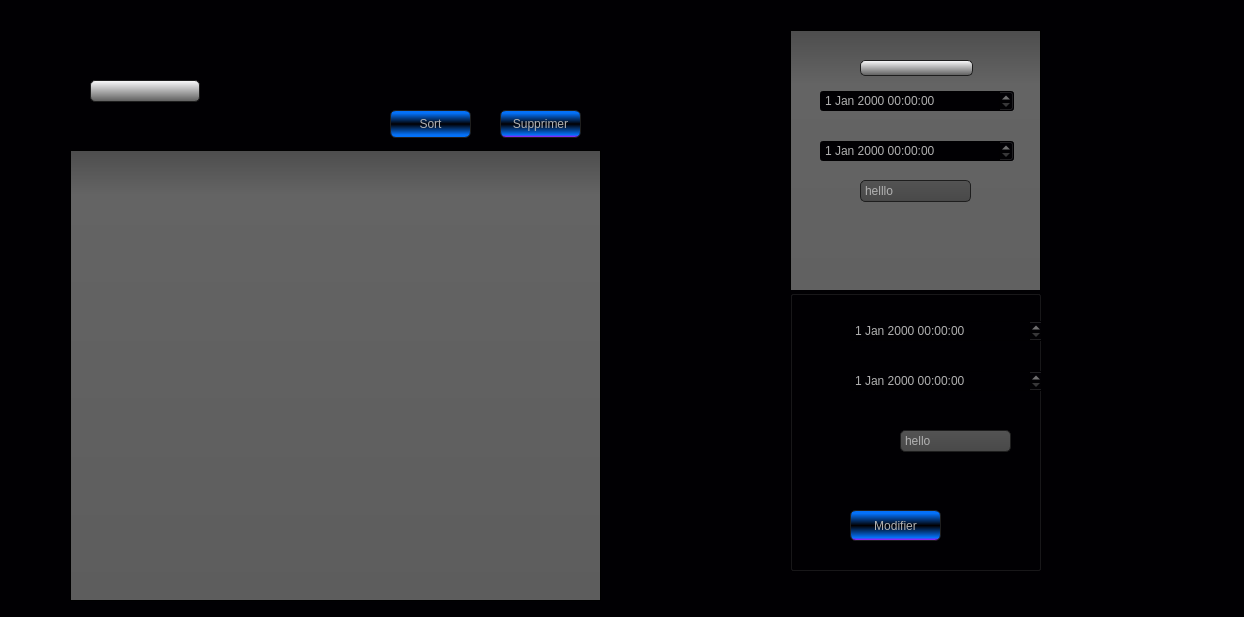
<?xml version="1.0" encoding="UTF-8"?>
<ui version="4.0">
 <class>widget1</class>
 <widget class="QWidget" name="widget1">
  <property name="geometry">
   <rect>
    <x>0</x>
    <y>0</y>
    <width>1244</width>
    <height>617</height>
   </rect>
  </property>
  <property name="windowTitle">
   <string>Form</string>
  </property>
  <property name="styleSheet">
   <string notr="true">QToolTip
{
     border: 1px solid black;
     background-color: #ffa02f;
     padding: 1px;
     border-radius: 3px;
     opacity: 100;
}

QWidget
{
    color: #b1b1b1;
    background-color: #010003;
}

QWidget:item:hover
{
    background-color: QLinearGradient( x1: 0, y1: 0, x2: 0, y2: 1, stop: 0 #ffa02f, stop: 1 #ca0619);
    color: #000000;
}

QWidget:item:selected
{
    background-color: QLinearGradient( x1: 0, y1: 0, x2: 0, y2: 1, stop: 0 #ffa02f, stop: 1 #d7801a);
}

QMenuBar::item
{
    background: transparent;
}

QMenuBar::item:selected
{
    background: transparent;
    border: 1px solid #ffaa00;
}

QMenuBar::item:pressed
{
    background: #444;
    border: 1px solid #000;
    background-color: QLinearGradient(
        x1:0, y1:0,
        x2:0, y2:1,
        stop:1 #212121,
        stop:0.4 #343434/*,
        stop:0.2 #343434,
        stop:0.1 #ffaa00*/
    );
    margin-bottom:-1px;
    padding-bottom:1px;
}

QMenu
{
    border: 1px solid #000;
}

QMenu::item
{
    padding: 2px 20px 2px 20px;
}

QMenu::item:selected
{
    color: #000000;
}

QWidget:disabled
{
    color: #404040;
    background-color: #323232;
}

QAbstractItemView
{
    background-color: QLinearGradient( x1: 0, y1: 0, x2: 0, y2: 1, stop: 0 #4d4d4d, stop: 0.1 #646464, stop: 1 #5d5d5d);
}

QWidget:focus
{
    /*border: 2px solid QLinearGradient( x1: 0, y1: 0, x2: 0, y2: 1, stop: 0 #ffa02f, stop: 1 #d7801a);*/
}

QLineEdit
{
    background-color: QLinearGradient( x1: 0, y1: 0, x2: 0, y2: 1, stop: 0 #fcfcfd, stop: 0 #fcfcfd, stop: 1 #5d5d5d);
    padding: 1px;
    border-style: solid;
    border: 1px solid #1e1e1e;
    border-radius: 5;
}

QPushButton
{
    color: #b1b1b1;
    background-color: QLinearGradient( x1: 0, y1: 0, x2: 0, y2: 1, stop: 0 #fcfcfd, stop: 0.1 #fcfcfd, stop: 0.5 #fcfcfd, stop: 0.9 #fcfcfd, stop: 1 #fcfcfd);
    border-width: 1px;
    border-color: #1e1e1e;
    border-style: solid;
    border-radius: 6;
    padding: 3px;
    font-size: 12px;
    padding-left: 5px;
    padding-right: 5px;
}

QPushButton:pressed
{
    background-color: QLinearGradient( x1: 0, y1: 0, x2: 0, y2: 1, stop: 0 #2d2d2d, stop: 0.1 #2b2b2b, stop: 0.5 #292929, stop: 0.9 #282828, stop: 1 #252525);
}

QComboBox
{
    selection-background-color: #ffaa00;
    background-color: QLinearGradient( x1: 0, y1: 0, x2: 0, y2: 1, stop: 0 #565656, stop: 0.1 #525252, stop: 0.5 #4e4e4e, stop: 0.9 #4a4a4a, stop: 1 #464646);
    border-style: solid;
    border: 1px solid #1e1e1e;
    border-radius: 5;
}

QComboBox:hover,QPushButton:hover
{
    border: 2px solid QLinearGradient( x1: 0, y1: 0, x2: 0, y2: 1, stop: 0 #ffa02f, stop: 1 #d7801a);
}


QComboBox:on
{
    padding-top: 3px;
    padding-left: 4px;
    background-color: QLinearGradient( x1: 0, y1: 0, x2: 0, y2: 1, stop: 0 #2d2d2d, stop: 0.1 #2b2b2b, stop: 0.5 #292929, stop: 0.9 #282828, stop: 1 #252525);
    selection-background-color: #ffaa00;
}

QComboBox QAbstractItemView
{
    border: 2px solid darkgray;
    selection-background-color: QLinearGradient( x1: 0, y1: 0, x2: 0, y2: 1, stop: 0 #ffa02f, stop: 1 #d7801a);
}

QComboBox::drop-down
{
     subcontrol-origin: padding;
     subcontrol-position: top right;
     width: 15px;

     border-left-width: 0px;
     border-left-color: darkgray;
     border-left-style: solid; /* just a single line */
     border-top-right-radius: 3px; /* same radius as the QComboBox */
     border-bottom-right-radius: 3px;
 }

QComboBox::down-arrow
{
     image: url(:/down_arrow.png);
}

QGroupBox:focus
{
border: 2px solid QLinearGradient( x1: 0, y1: 0, x2: 0, y2: 1, stop: 0 #ffa02f, stop: 1 #d7801a);
}

QTextEdit:focus
{
    border: 2px solid QLinearGradient( x1: 0, y1: 0, x2: 0, y2: 1, stop: 0 #ffa02f, stop: 1 #d7801a);
}

QScrollBar:horizontal {
     border: 1px solid #222222;
     background: QLinearGradient( x1: 0, y1: 0, x2: 0, y2: 1, stop: 0.0 #121212, stop: 0.2 #282828, stop: 1 #484848);
     height: 7px;
     margin: 0px 16px 0 16px;
}

QScrollBar::handle:horizontal
{
      background: QLinearGradient( x1: 0, y1: 0, x2: 1, y2: 0, stop: 0 #ffa02f, stop: 0.5 #d7801a, stop: 1 #ffa02f);
      min-height: 20px;
      border-radius: 2px;
}

QScrollBar::add-line:horizontal {
      border: 1px solid #1b1b19;
      border-radius: 2px;
      background: QLinearGradient( x1: 0, y1: 0, x2: 1, y2: 0, stop: 0 #ffa02f, stop: 1 #d7801a);
      width: 14px;
      subcontrol-position: right;
      subcontrol-origin: margin;
}

QScrollBar::sub-line:horizontal {
      border: 1px solid #1b1b19;
      border-radius: 2px;
      background: QLinearGradient( x1: 0, y1: 0, x2: 1, y2: 0, stop: 0 #ffa02f, stop: 1 #d7801a);
      width: 14px;
     subcontrol-position: left;
     subcontrol-origin: margin;
}

QScrollBar::right-arrow:horizontal, QScrollBar::left-arrow:horizontal
{
      border: 1px solid black;
      width: 1px;
      height: 1px;
      background: white;
}

QScrollBar::add-page:horizontal, QScrollBar::sub-page:horizontal
{
      background: none;
}

QScrollBar:vertical
{
      background: QLinearGradient( x1: 0, y1: 0, x2: 1, y2: 0, stop: 0.0 #121212, stop: 0.2 #282828, stop: 1 #484848);
      width: 7px;
      margin: 16px 0 16px 0;
      border: 1px solid #222222;
}

QScrollBar::handle:vertical
{
      background: QLinearGradient( x1: 0, y1: 0, x2: 0, y2: 1, stop: 0 #ffa02f, stop: 0.5 #d7801a, stop: 1 #ffa02f);
      min-height: 20px;
      border-radius: 2px;
}

QScrollBar::add-line:vertical
{
      border: 1px solid #1b1b19;
      border-radius: 2px;
      background: QLinearGradient( x1: 0, y1: 0, x2: 0, y2: 1, stop: 0 #ffa02f, stop: 1 #d7801a);
      height: 14px;
      subcontrol-position: bottom;
      subcontrol-origin: margin;
}

QScrollBar::sub-line:vertical
{
      border: 1px solid #1b1b19;
      border-radius: 2px;
      background: QLinearGradient( x1: 0, y1: 0, x2: 0, y2: 1, stop: 0 #d7801a, stop: 1 #ffa02f);
      height: 14px;
      subcontrol-position: top;
      subcontrol-origin: margin;
}

QScrollBar::up-arrow:vertical, QScrollBar::down-arrow:vertical
{
      border: 1px solid black;
      width: 1px;
      height: 1px;
      background: white;
}


QScrollBar::add-page:vertical, QScrollBar::sub-page:vertical
{
      background: none;
}

QTextEdit
{
    background-color: #242424;
}

QPlainTextEdit
{
    background-color: #242424;
}

QHeaderView::section
{
    background-color: QLinearGradient(x1:0, y1:0, x2:0, y2:1, stop:0 #616161, stop: 0.5 #505050, stop: 0.6 #434343, stop:1 #656565);
    color: white;
    padding-left: 4px;
    border: 1px solid #6c6c6c;
}

QCheckBox:disabled
{
color: #414141;
}

QDockWidget::title
{
    text-align: center;
    spacing: 3px; /* spacing between items in the tool bar */
    background-color: QLinearGradient(x1:0, y1:0, x2:0, y2:1, stop:0 #323232, stop: 0.5 #242424, stop:1 #323232);
}

QDockWidget::close-button, QDockWidget::float-button
{
    text-align: center;
    spacing: 1px; /* spacing between items in the tool bar */
    background-color: QLinearGradient(x1:0, y1:0, x2:0, y2:1, stop:0 #323232, stop: 0.5 #242424, stop:1 #323232);
}

QDockWidget::close-button:hover, QDockWidget::float-button:hover
{
    background: #242424;
}

QDockWidget::close-button:pressed, QDockWidget::float-button:pressed
{
    padding: 1px -1px -1px 1px;
}

QMainWindow::separator
{
    background-color: QLinearGradient(x1:0, y1:0, x2:0, y2:1, stop:0 #161616, stop: 0.5 #151515, stop: 0.6 #212121, stop:1 #343434);
    color: white;
    padding-left: 4px;
    border: 1px solid #4c4c4c;
    spacing: 3px; /* spacing between items in the tool bar */
}

QMainWindow::separator:hover
{

    background-color: QLinearGradient(x1:0, y1:0, x2:0, y2:1, stop:0 #d7801a, stop:0.5 #b56c17 stop:1 #ffa02f);
    color: white;
    padding-left: 4px;
    border: 1px solid #6c6c6c;
    spacing: 3px; /* spacing between items in the tool bar */
}

QToolBar::handle
{
     spacing: 3px; /* spacing between items in the tool bar */
     background: url(:/images/handle.png);
}

QMenu::separator
{
    height: 2px;
    background-color: QLinearGradient(x1:0, y1:0, x2:0, y2:1, stop:0 #161616, stop: 0.5 #151515, stop: 0.6 #212121, stop:1 #343434);
    color: white;
    padding-left: 4px;
    margin-left: 10px;
    margin-right: 5px;
}

QProgressBar
{
    border: 2px solid grey;
    border-radius: 5px;
    text-align: center;
}

QProgressBar::chunk
{
    background-color: #d7801a;
    width: 2.15px;
    margin: 0.5px;
}

QTabBar::tab {
    color: #b1b1b1;
    border: 1px solid #444;
    border-bottom-style: none;
    background-color: #323232;
    padding-left: 10px;
    padding-right: 10px;
    padding-top: 3px;
    padding-bottom: 2px;
    margin-right: -1px;
}

QTabWidget::pane {
    border: 1px solid #444;
    top: 1px;
}

QTabBar::tab:last
{
    margin-right: 0; /* the last selected tab has nothing to overlap with on the right */
    border-top-right-radius: 3px;
}

QTabBar::tab:first:!selected
{
 margin-left: 0px; /* the last selected tab has nothing to overlap with on the right */


    border-top-left-radius: 3px;
}

QTabBar::tab:!selected
{
    color: #b1b1b1;
    border-bottom-style: solid;
    margin-top: 3px;
    background-color: QLinearGradient(x1:0, y1:0, x2:0, y2:1, stop:1 #212121, stop:.4 #343434);
}

QTabBar::tab:selected
{
    border-top-left-radius: 3px;
    border-top-right-radius: 3px;
    margin-bottom: 0px;
}

QTabBar::tab:!selected:hover
{
    /*border-top: 2px solid #ffaa00;
    padding-bottom: 3px;*/
    border-top-left-radius: 3px;
    border-top-right-radius: 3px;
    background-color: QLinearGradient(x1:0, y1:0, x2:0, y2:1, stop:1 #212121, stop:0.4 #343434, stop:0.2 #343434, stop:0.1 #ffaa00);
}

QRadioButton::indicator:checked, QRadioButton::indicator:unchecked{
    color: #b1b1b1;
    background-color: #323232;
    border: 1px solid #b1b1b1;
    border-radius: 6px;
}

QRadioButton::indicator:checked
{
    background-color: qradialgradient(
        cx: 0.5, cy: 0.5,
        fx: 0.5, fy: 0.5,
        radius: 1.0,
        stop: 0.25 #ffaa00,
        stop: 0.3 #323232
    );
}

QCheckBox::indicator{
    color: #b1b1b1;
    background-color: #323232;
    border: 1px solid #b1b1b1;
    width: 9px;
    height: 9px;
}

QRadioButton::indicator
{
    border-radius: 6px;
}

QRadioButton::indicator:hover, QCheckBox::indicator:hover
{
    border: 1px solid #ffaa00;
}

QCheckBox::indicator:checked
{
    image:url(:/images/checkbox.png);
}

QCheckBox::indicator:disabled, QRadioButton::indicator:disabled
{
    border: 1px solid #444;
}</string>
  </property>
  <widget class="QTableView" name="tableViewt">
   <property name="geometry">
    <rect>
     <x>70</x>
     <y>150</y>
     <width>531</width>
     <height>451</height>
    </rect>
   </property>
  </widget>
  <widget class="QLineEdit" name="lineEditT">
   <property name="geometry">
    <rect>
     <x>90</x>
     <y>80</y>
     <width>110</width>
     <height>22</height>
    </rect>
   </property>
   <property name="sizePolicy">
    <sizepolicy hsizetype="Expanding" vsizetype="Fixed">
     <horstretch>0</horstretch>
     <verstretch>0</verstretch>
    </sizepolicy>
   </property>
   <property name="font">
    <font>
     <family>Rockwell Extra Bold</family>
     <weight>75</weight>
     <bold>true</bold>
     <underline>true</underline>
    </font>
   </property>
   <property name="cursor">
    <cursorShape>ArrowCursor</cursorShape>
   </property>
   <property name="mouseTracking">
    <bool>false</bool>
   </property>
   <property name="contextMenuPolicy">
    <enum>Qt::NoContextMenu</enum>
   </property>
   <property name="layoutDirection">
    <enum>Qt::RightToLeft</enum>
   </property>
   <property name="styleSheet">
    <string notr="true"/>
   </property>
   <property name="echoMode">
    <enum>QLineEdit::Normal</enum>
   </property>
  </widget>
  <widget class="QPushButton" name="pushButtonT3">
   <property name="geometry">
    <rect>
     <x>500</x>
     <y>110</y>
     <width>81</width>
     <height>28</height>
    </rect>
   </property>
   <property name="sizePolicy">
    <sizepolicy hsizetype="Minimum" vsizetype="Fixed">
     <horstretch>0</horstretch>
     <verstretch>0</verstretch>
    </sizepolicy>
   </property>
   <property name="styleSheet">
    <string notr="true">QPushButton
{
    color: #b1b1b1;
    background-color: QLinearGradient( x1: 0, y1: 0, x2: 0, y2: 1, stop: 0 #0471f8, stop: 0.1 #0471f8, stop: 0.5 #020002, stop: 0.9 #0471f8, stop: 1 #c605f6);
    border-width: 1px;
    border-color: #1e1e1e;
    border-style: solid;
    border-radius: 6;
    padding: 3px;
    font-size: 12px;
    padding-left: 5px;
    padding-right: 5px;
}

QPushButton:pressed
{
    background-color: QLinearGradient( x1: 0, y1: 0, x2: 0, y2: 1, stop: 0 #2d2d2d, stop: 0.1 #2b2b2b, stop: 0.5 #292929, stop: 0.9 #282828, stop: 1 #fc5f01);
}</string>
   </property>
   <property name="text">
    <string>Supprimer</string>
   </property>
  </widget>
  <widget class="QPushButton" name="PUSHT4">
   <property name="geometry">
    <rect>
     <x>390</x>
     <y>110</y>
     <width>81</width>
     <height>28</height>
    </rect>
   </property>
   <property name="styleSheet">
    <string notr="true">
QPushButton
{
    color: #b1b1b1;
    background-color: QLinearGradient( x1: 0, y1: 0, x2: 0, y2: 1, stop: 0 #0471f8, stop: 0.1 #0471f8, stop: 0.5 #020002, stop: 0.9 #0471f8, stop: 1 #0471f8);
    border-width: 1px;
    border-color: #1e1e1e;
    border-style: solid;
    border-radius: 6;
    padding: 3px;
    font-size: 12px;
    padding-left: 5px;
    padding-right: 5px;
}

QPushButton:pressed
{
    background-color: QLinearGradient( x1: 0, y1: 0, x2: 0, y2: 1, stop: 0 #2d2d2d, stop: 0.1 #2b2b2b, stop: 0.5 #292929, stop: 0.9 #282828, stop: 1 #fc5f01);
}</string>
   </property>
   <property name="text">
    <string>Sort</string>
   </property>
  </widget>
  <widget class="QComboBox" name="destination1">
   <property name="geometry">
    <rect>
     <x>860</x>
     <y>180</y>
     <width>111</width>
     <height>22</height>
    </rect>
   </property>
   <item>
    <property name="text">
     <string>helllo</string>
    </property>
   </item>
  </widget>
  <widget class="QGroupBox" name="groupBox">
   <property name="geometry">
    <rect>
     <x>790</x>
     <y>290</y>
     <width>251</width>
     <height>281</height>
    </rect>
   </property>
   <property name="styleSheet">
    <string notr="true"/>
   </property>
   <property name="title">
    <string/>
   </property>
   <widget class="QComboBox" name="destination2">
    <property name="geometry">
     <rect>
      <x>110</x>
      <y>140</y>
      <width>111</width>
      <height>22</height>
     </rect>
    </property>
    <item>
     <property name="text">
      <string>hello</string>
     </property>
    </item>
   </widget>
   <widget class="QPushButton" name="pushButtonT2">
    <property name="geometry">
     <rect>
      <x>60</x>
      <y>220</y>
      <width>91</width>
      <height>31</height>
     </rect>
    </property>
    <property name="styleSheet">
     <string notr="true">QPushButton
{
    color: #b1b1b1;
    background-color: QLinearGradient( x1: 0, y1: 0, x2: 0, y2: 1, stop: 0 #0471f8, stop: 0.1 #0471f8, stop: 0.5 #020002, stop: 0.9 #0471f8, stop: 1 #c605f6);
    border-width: 1px;
    border-color: #1e1e1e;
    border-style: solid;
    border-radius: 6;
    padding: 3px;
    font-size: 12px;
    padding-left: 5px;
    padding-right: 5px;
}

QPushButton:pressed
{
    background-color: QLinearGradient( x1: 0, y1: 0, x2: 0, y2: 1, stop: 0 #2d2d2d, stop: 0.1 #2b2b2b, stop: 0.5 #292929, stop: 0.9 #282828, stop: 1 #fc5f01);
}</string>
    </property>
    <property name="text">
     <string>Modifier</string>
    </property>
   </widget>
   <widget class="QDateTimeEdit" name="date_3">
    <property name="geometry">
     <rect>
      <x>60</x>
      <y>30</y>
      <width>194</width>
      <height>22</height>
     </rect>
    </property>
   </widget>
   <widget class="QDateTimeEdit" name="date_4">
    <property name="geometry">
     <rect>
      <x>60</x>
      <y>80</y>
      <width>194</width>
      <height>22</height>
     </rect>
    </property>
   </widget>
  </widget>
  <widget class="QLineEdit" name="id_t">
   <property name="geometry">
    <rect>
     <x>860</x>
     <y>60</y>
     <width>113</width>
     <height>16</height>
    </rect>
   </property>
   <property name="styleSheet">
    <string notr="true"/>
   </property>
  </widget>
  <widget class="QTableWidget" name="id_type">
   <property name="geometry">
    <rect>
     <x>790</x>
     <y>30</y>
     <width>251</width>
     <height>541</height>
    </rect>
   </property>
  </widget>
  <widget class="QDateTimeEdit" name="date_1">
   <property name="geometry">
    <rect>
     <x>820</x>
     <y>90</y>
     <width>194</width>
     <height>22</height>
    </rect>
   </property>
  </widget>
  <widget class="QDateTimeEdit" name="date_2">
   <property name="geometry">
    <rect>
     <x>820</x>
     <y>140</y>
     <width>194</width>
     <height>22</height>
    </rect>
   </property>
  </widget>
  <zorder>id_type</zorder>
  <zorder>tableViewt</zorder>
  <zorder>lineEditT</zorder>
  <zorder>pushButtonT3</zorder>
  <zorder>PUSHT4</zorder>
  <zorder>destination1</zorder>
  <zorder>groupBox</zorder>
  <zorder>id_t</zorder>
  <zorder>date_1</zorder>
  <zorder>date_2</zorder>
 </widget>
 <resources/>
 <connections/>
</ui>
